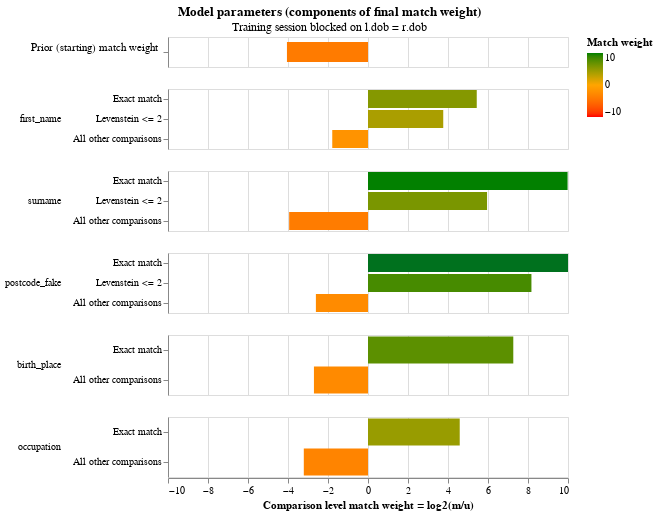

Source (notebook cell):
### Code cell
blocking_rule = "l.dob = r.dob"
training_session_dob = linker.estimate_parameters_using_expectation_maximisation(blocking_rule)
training_session_dob.match_weights_interactive_history_chart()
